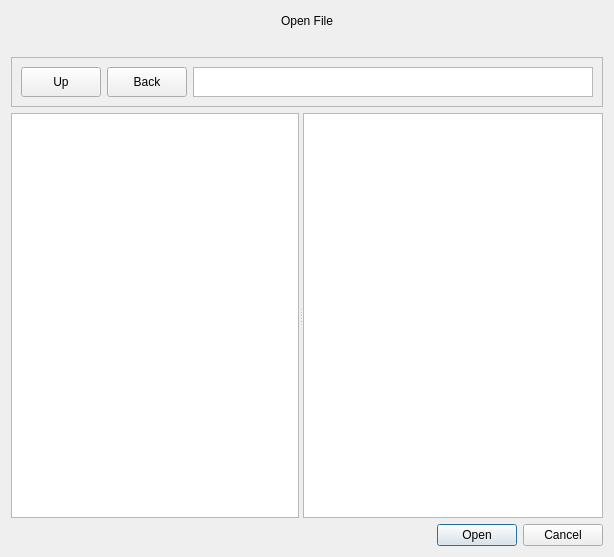
<?xml version="1.0" encoding="UTF-8"?>
<ui version="4.0">
 <class>LoadDialogWindow</class>
 <widget class="QDialog" name="LoadDialogWindow">
  <property name="geometry">
   <rect>
    <x>0</x>
    <y>0</y>
    <width>610</width>
    <height>557</height>
   </rect>
  </property>
  <property name="windowTitle">
   <string>Dialog</string>
  </property>
  <layout class="QVBoxLayout" name="verticalLayout">
   <item>
    <widget class="QLabel" name="label">
     <property name="sizePolicy">
      <sizepolicy hsizetype="Expanding" vsizetype="Fixed">
       <horstretch>0</horstretch>
       <verstretch>0</verstretch>
      </sizepolicy>
     </property>
     <property name="minimumSize">
      <size>
       <width>0</width>
       <height>20</height>
      </size>
     </property>
     <property name="maximumSize">
      <size>
       <width>16777215</width>
       <height>20</height>
      </size>
     </property>
     <property name="frameShape">
      <enum>QFrame::NoFrame</enum>
     </property>
     <property name="text">
      <string>Open File</string>
     </property>
     <property name="alignment">
      <set>Qt::AlignCenter</set>
     </property>
    </widget>
   </item>
   <item>
    <spacer name="horizontalSpacer">
     <property name="orientation">
      <enum>Qt::Horizontal</enum>
     </property>
     <property name="sizeHint" stdset="0">
      <size>
       <width>40</width>
       <height>20</height>
      </size>
     </property>
    </spacer>
   </item>
   <item>
    <widget class="QFrame" name="frame">
     <property name="sizePolicy">
      <sizepolicy hsizetype="Minimum" vsizetype="Minimum">
       <horstretch>0</horstretch>
       <verstretch>0</verstretch>
      </sizepolicy>
     </property>
     <property name="minimumSize">
      <size>
       <width>0</width>
       <height>50</height>
      </size>
     </property>
     <property name="maximumSize">
      <size>
       <width>16777215</width>
       <height>50</height>
      </size>
     </property>
     <property name="frameShape">
      <enum>QFrame::StyledPanel</enum>
     </property>
     <property name="frameShadow">
      <enum>QFrame::Raised</enum>
     </property>
     <layout class="QHBoxLayout" name="horizontalLayout">
      <item>
       <widget class="QPushButton" name="pushButton">
        <property name="sizePolicy">
         <sizepolicy hsizetype="Minimum" vsizetype="Minimum">
          <horstretch>0</horstretch>
          <verstretch>0</verstretch>
         </sizepolicy>
        </property>
        <property name="minimumSize">
         <size>
          <width>20</width>
          <height>20</height>
         </size>
        </property>
        <property name="text">
         <string>Up</string>
        </property>
       </widget>
      </item>
      <item>
       <widget class="QPushButton" name="pushButton_2">
        <property name="sizePolicy">
         <sizepolicy hsizetype="Minimum" vsizetype="Minimum">
          <horstretch>0</horstretch>
          <verstretch>0</verstretch>
         </sizepolicy>
        </property>
        <property name="minimumSize">
         <size>
          <width>20</width>
          <height>20</height>
         </size>
        </property>
        <property name="text">
         <string>Back</string>
        </property>
       </widget>
      </item>
      <item>
       <widget class="QPlainTextEdit" name="plainTextEdit">
        <property name="sizePolicy">
         <sizepolicy hsizetype="MinimumExpanding" vsizetype="Expanding">
          <horstretch>0</horstretch>
          <verstretch>0</verstretch>
         </sizepolicy>
        </property>
        <property name="minimumSize">
         <size>
          <width>400</width>
          <height>20</height>
         </size>
        </property>
       </widget>
      </item>
     </layout>
    </widget>
   </item>
   <item>
    <widget class="QSplitter" name="splitter">
     <property name="orientation">
      <enum>Qt::Horizontal</enum>
     </property>
     <widget class="QTreeView" name="directories">
      <property name="sizePolicy">
       <sizepolicy hsizetype="Minimum" vsizetype="MinimumExpanding">
        <horstretch>0</horstretch>
        <verstretch>0</verstretch>
       </sizepolicy>
      </property>
      <property name="minimumSize">
       <size>
        <width>150</width>
        <height>400</height>
       </size>
      </property>
      <property name="maximumSize">
       <size>
        <width>300</width>
        <height>16777215</height>
       </size>
      </property>
      <property name="dragEnabled">
       <bool>true</bool>
      </property>
     </widget>
     <widget class="QListWidget" name="files">
      <property name="sizePolicy">
       <sizepolicy hsizetype="Expanding" vsizetype="MinimumExpanding">
        <horstretch>0</horstretch>
        <verstretch>0</verstretch>
       </sizepolicy>
      </property>
      <property name="minimumSize">
       <size>
        <width>300</width>
        <height>400</height>
       </size>
      </property>
     </widget>
    </widget>
   </item>
   <item>
    <widget class="QDialogButtonBox" name="buttonBox">
     <property name="orientation">
      <enum>Qt::Horizontal</enum>
     </property>
     <property name="standardButtons">
      <set>QDialogButtonBox::Cancel|QDialogButtonBox::Open</set>
     </property>
    </widget>
   </item>
  </layout>
 </widget>
 <resources/>
 <connections>
  <connection>
   <sender>buttonBox</sender>
   <signal>accepted()</signal>
   <receiver>LoadDialogWindow</receiver>
   <slot>open()</slot>
   <hints>
    <hint type="sourcelabel">
     <x>248</x>
     <y>254</y>
    </hint>
    <hint type="destinationlabel">
     <x>157</x>
     <y>274</y>
    </hint>
   </hints>
  </connection>
  <connection>
   <sender>buttonBox</sender>
   <signal>rejected()</signal>
   <receiver>LoadDialogWindow</receiver>
   <slot>reject()</slot>
   <hints>
    <hint type="sourcelabel">
     <x>316</x>
     <y>260</y>
    </hint>
    <hint type="destinationlabel">
     <x>286</x>
     <y>274</y>
    </hint>
   </hints>
  </connection>
 </connections>
</ui>
